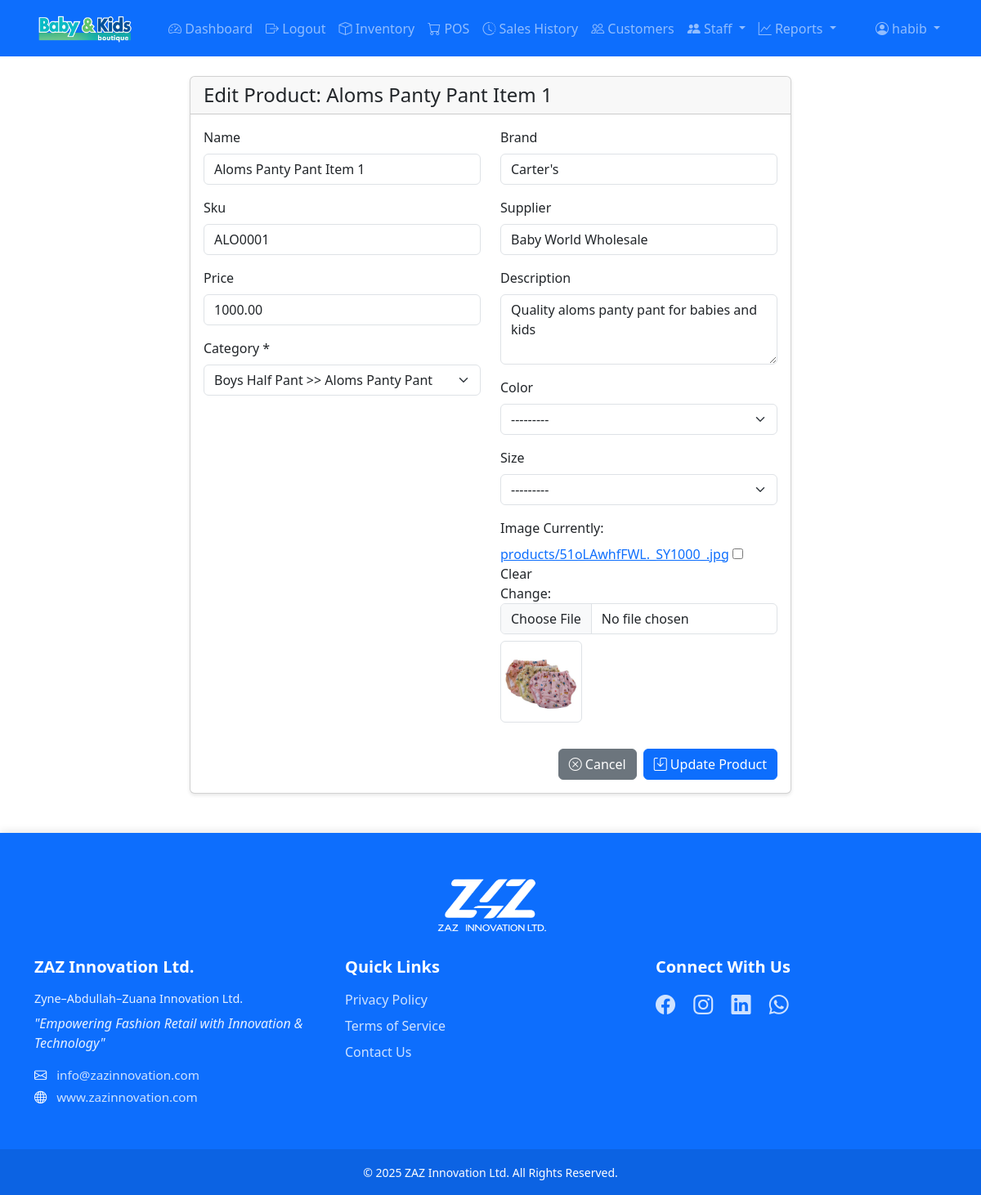
/inventory/product/12/edit/ (signed in), run on the app's committed database.
### inventory/models.py (models this page shows, shortened)
class Product(models.Model):
    name = models.CharField(max_length=200)
    description = models.TextField()
    color = models.ForeignKey(Color, on_delete=models.SET_NULL, null=True, blank=True)
    size = models.ForeignKey(Size, on_delete=models.SET_NULL, null=True, blank=True)
    price = models.DecimalField(max_digits=10, decimal_places=2, validators=[MinValueValidator(0)])
    category = models.ForeignKey(Category, on_delete=models.PROTECT)
    brand = models.ForeignKey(Brand, on_delete=models.PROTECT)
    supplier = models.ForeignKey(Supplier, on_delete=models.PROTECT)
    image = models.ImageField(upload_to='products/', null=True, blank=True)
    sku = models.CharField(max_length=50, unique=True)
    created_at = models.DateTimeField(auto_now_add=True)
    updated_at = models.DateTimeField(auto_now=True)
    is_active = models.BooleanField(default=True)

### inventory/views.py (the view, shortened to what this page needs)
# urls.py: path('product/<int:pk>/edit/', views.ProductUpdateView.as_view(), name='product-edit'),
class ProductUpdateView(LoginRequiredMixin, PermissionRequiredMixin, UpdateView):
    model = Product
    form_class = ProductForm
    template_name = 'inventory/product_form.html'
    permission_required = 'inventory.change_product'
    def get_context_data(self, **kwargs):
        context = super().get_context_data(**kwargs)
        categories = Category.objects.all().order_by('parent__id', 'name')
        context['categories'] = [
            {'id': cat.id, 'name': cat.name, 'hierarchy': cat.get_hierarchy()}
            for cat in categories
        ]
        return context

### inventory/forms.py (shortened to what this page needs)
class ProductForm(forms.ModelForm):
    class Meta:
        model = Product
        fields = ['name', 'description', 'price', 'category', 'brand',
                 'supplier', 'image', 'sku', 'color', 'size']
        widgets = {
            'description': forms.Textarea(attrs={'rows': 3}),
            'price': forms.NumberInput(attrs={'min': '0', 'step': '0.01'})
        }

### inventory/models.py (called while the page is built)
    def get_hierarchy(self):
        if self.parent:
            return f"{self.parent.get_hierarchy()} >> {self.name}"
        return self.name

    def __str__(self):
        return self.name

    def __str__(self):
        return self.name

    def __str__(self):
        return self.name

    def __str__(self):
        return self.name

### templates/inventory/product_form.html (shortened to what this page needs)
{% extends 'base.html' %}
{% load static %}
{% load widget_tweaks %}
{% block content %}
<div class="row justify-content-center">
    <div class="col-md-8">
        <div class="card">
            <div class="card-header">
                <h4 class="mb-0">
                    {% if form.instance.pk %}
                        Edit Product: {{ form.instance.name }}
                    {% else %}
                        Add New Product
                    {% endif %}
                </h4>
            </div>
            <div class="card-body">
                <form method="post" enctype="multipart/form-data" novalidate>
                    <div class="row">
                        <div class="col-md-6">
                            <div class="mb-3">
                                <label for="{{ form.name.id_for_label }}" class="form-label">{{ form.name.label }}</label>
                                {{ form.name|add_class:"form-control" }}
                            </div>
                            <div class="mb-3">
                                <label for="{{ form.sku.id_for_label }}" class="form-label">{{ form.sku.label }}</label>
                                {{ form.sku|add_class:"form-control" }}
                            </div>
                            <div class="mb-3">
                                <label for="{{ form.price.id_for_label }}" class="form-label">{{ form.price.label }}</label>
                                {{ form.price|add_class:"form-control" }}
                            </div>
                            <div class="mb-3">
                                <label class="form-label">Category *</label>
                                <select name="category" class="form-select" required>
                                    {% for category in categories %}
                                        <option value="{{ category.id }}" {% if form.instance.category.id == category.id %}selected{% endif %}>
                                            {{ category.hierarchy }}
                                        </option>
                                    {% endfor %}
                                </select>
                            </div>
                        </div>
                        <div class="col-md-6">
                            <div class="mb-3">
                                <label for="{{ form.brand.id_for_label }}" class="form-label">{{ form.brand.label }}</label>
                                {{ form.brand|add_class:"form-control" }}
                            </div>
                            <div class="mb-3">
                                <label for="{{ form.supplier.id_for_label }}" class="form-label">{{ form.supplier.label }}</label>
                                {{ form.supplier|add_class:"form-control" }}
                            </div>
                            <div class="mb-3">
                                <label for="{{ form.description.id_for_label }}" class="form-label">{{ form.description.label }}</label>
                                {{ form.description|add_class:"form-control" }}
                            </div>
                            <div class="mb-3">
                                <label for="{{ form.color.id_for_label }}" class="form-label">{{ form.color.label }}</label>
                                {{ form.color|add_class:"form-select" }}
                            </div>
                            <div class="mb-3">
                                <label for="{{ form.size.id_for_label }}" class="form-label">{{ form.size.label }}</label>
                                {{ form.size|add_class:"form-select" }}
                            </div>
                            <div class="mb-3">
                                <label for="{{ form.image.id_for_label }}" class="form-label">{{ form.image.label }}</label>
                                {{ form.image|add_class:"form-control" }}
                                {% if form.instance.image %}
                                <div class="mt-2">
                                    <img src="{{ form.instance.image.url }}" alt="{{ form.instance.name }}" class="img-thumbnail" style="max-height: 100px;">
                                </div>
                                {% endif %}
                            </div>
                        </div>
                    </div>
                    <div class="d-flex justify-content-end gap-2 mt-3">
                        <a href="{% url 'inventory:product-list' %}" class="btn btn-secondary">
                            <i class="bi bi-x-circle"></i> Cancel
                        </a>
                        <button type="submit" class="btn btn-primary">
                            <i class="bi bi-save"></i> {% if form.instance.pk %}Update{% else %}Save{% endif %} Product
                        </button>
                    </div>
                </form>
            </div>
        </div>
    </div>
</div>
{% endblock %}

### templates/base.html (shortened to what this page needs)
<!DOCTYPE html>
<html lang="en">
<head>
    <link href="https://cdn.jsdelivr.net/npm/bootstrap@5.3.0/dist/css/bootstrap.min.css" rel="stylesheet">
    <link href="https://cdn.jsdelivr.net/npm/bootstrap-icons@1.7.2/font/bootstrap-icons.css" rel="stylesheet">
    {% load static %}
    <link rel="stylesheet" href="{% static 'css/main.css' %}?v=1.1">
</head>
<body>
    <nav class="navbar navbar-expand-lg navbar-dark bg-primary">
        <div class="container">
            <a class="navbar-brand" href="{% url 'dashboard:dashboard' %}">
                <img src="{% static 'images/logo.png' %}" alt="Kids Store" height="40">
            </a>
            <div class="collapse navbar-collapse" id="navbarNav">
                {% if user.is_authenticated %}
                <ul class="navbar-nav me-auto">
                    <li class="nav-item">
                        <a class="nav-link" href="{% url 'dashboard:dashboard' %}">
                            <i class="bi bi-speedometer2"></i> Dashboard
                        </a>
                    </li>
                    <li class="nav-item">
                        <form method="post" action="{% url 'logout' %}" class="d-inline">
                            <button type="submit" class="nav-link border-0 bg-transparent">
                                <i class="bi bi-box-arrow-right"></i> Logout
                            </button>
                        </form>
                    </li>
                    <li class="nav-item">
                        <a class="nav-link" href="{% url 'inventory:product-list' %}">
                            <i class="bi bi-box"></i> Inventory
                        </a>
                    </li>
                    <li class="nav-item">
                        <a class="nav-link" href="{% url 'sales:pos' %}">
                            <i class="bi bi-cart"></i> POS
                        </a>
                    </li>
                    <li class="nav-item">
                        <a class="nav-link" href="{% url 'sales:sale-list' %}">
                            <i class="bi bi-clock-history"></i> Sales History
                        </a>
                    </li>
                    <li class="nav-item">
                        <a class="nav-link" href="{% url 'accounts:customer-list' %}">
                            <i class="bi bi-people"></i> Customers
                        </a>
                    </li>
                    {% if user.is_staff %}
                    <li class="nav-item dropdown">
                        <a class="nav-link dropdown-toggle" href="#" role="button" data-bs-toggle="dropdown">
                            <i class="bi bi-people-fill"></i> Staff
                        </a>
                    </li>
                    {% endif %}
                    {% if user.is_staff %}
                    <li class="nav-item dropdown">
                        <a class="nav-link dropdown-toggle" href="#" role="button" data-bs-toggle="dropdown">
                            <i class="bi bi-graph-up"></i> Reports
                        </a>
                    </li>
                    {% endif %}
                </ul>
                <ul class="navbar-nav">
                    <li class="nav-item dropdown">
                        <a class="nav-link dropdown-toggle" href="#" role="button" data-bs-toggle="dropdown">
                            <i class="bi bi-person-circle"></i> {{ user.username }}
                        </a>
                    </li>
                </ul>
                {% endif %}
            </div>
        </div>
    </nav>
    <div class="container mt-4">
        {% block content %}{% endblock %}
    </div>
    <footer class="footer bg-primary text-white mt-5">
        <div class="container py-5">
            <div class="footer-logo text-center mb-4">
                <img src="{% static 'images/logo-zaz.png' %}" alt="ZAZ Innovation Ltd." class="footer-brand-logo">
            </div>
            <div class="row">
                <div class="col-lg-4 mb-4 mb-lg-0">
                    <h5 class="mb-3">ZAZ Innovation Ltd.</h5>
                    <p class="company-full-name mb-2">Zyne–Abdullah–Zuana Innovation Ltd.</p>
                    <p class="tagline mb-3">"Empowering Fashion Retail with Innovation & Technology"</p>
                    <div class="contact-info">
                        <p class="mb-1"><i class="bi bi-envelope"></i> <a href="mailto:info@zazinnovation.com">info@zazinnovation.com</a></p>
                        <p class="mb-1"><i class="bi bi-globe"></i> <a href="https://www.zazinnovation.com" target="_blank">www.zazinnovation.com</a></p>
                    </div>
                </div>
                <div class="col-lg-4 mb-4 mb-lg-0">
                    <h5 class="mb-3">Quick Links</h5>
                    <ul class="list-unstyled">
                        <li class="mb-2"><a href="#">Privacy Policy</a></li>
                        <li class="mb-2"><a href="#">Terms of Service</a></li>
                        <li class="mb-2"><a href="#">Contact Us</a></li>
                    </ul>
                </div>
                <div class="col-lg-4">
                    <h5 class="mb-3">Connect With Us</h5>
                    <div class="social-icons">
                        <a href="#" class="me-3" title="Facebook"><i class="bi bi-facebook"></i></a>
                        <a href="#" class="me-3" title="Instagram"><i class="bi bi-instagram"></i></a>
                        <a href="#" class="me-3" title="LinkedIn"><i class="bi bi-linkedin"></i></a>
                        <a href="#" class="me-3" title="WhatsApp"><i class="bi bi-whatsapp"></i></a>
                    </div>
                </div>
            </div>
        </div>
        <div class="copyright-bar py-3">
            <div class="container text-center">
                <small>© 2025 ZAZ Innovation Ltd. All Rights Reserved.</small>
            </div>
        </div>
    </footer>
</body>
</html>

### static/css/main.css (style rules this page uses)
.card { transition: transform 0.2s; box-shadow: 0 2px 4px rgba(0,0,0,0.1); }
.navbar .nav-link { padding: 0.5rem 1rem; transition: color 0.2s; }
.footer { margin-top: auto; box-shadow: 0 -2px 10px rgba(0,0,0,0.1); }
.footer-logo { margin-bottom: 2rem; }
.footer-brand-logo { height: 80px; width: auto; filter: brightness(0) invert(1); transition: transform 0.3s ease; }
.footer h5 { font-weight: 600; margin-bottom: 1.5rem; }
.footer a { color: rgba(255,255,255,0.8); text-decoration: none; transition: color 0.2s ease; }
.footer .company-full-name { font-size: 0.9rem; color: rgba(255,255,255,0.9); }
.footer .tagline { font-style: italic; color: rgba(255,255,255,0.9); }
.footer .contact-info { font-size: 0.95rem; }
.footer .contact-info i { margin-right: 0.5rem; }
.footer .social-icons { font-size: 1.5rem; }
.footer .social-icons a { transition: transform 0.2s ease; display: inline-block; }
.footer .copyright-bar { background-color: rgba(0,0,0,0.1); }
body { min-height: 100vh; display: flex; flex-direction: column; }
.navbar-brand { padding: 0.25rem 0; margin-right: 2rem; }
.navbar-brand { padding: 0.25rem 0; }
.navbar-brand img { height: 45px; width: auto; object-fit: contain; display: block; }

### data on the page
Product: instance.name "Aloms Panty Pant Item 1", name "Aloms Panty Pant Item 1", sku "ALO0001", price "1000.00", category "Boys Half Pant >> Aloms Panty Pant", brand "Carter's", supplier "Baby World Wholesale", description "Quality aloms panty pant for babies and kids", color "---------", size "---------", instance.image (picture)

### other printed values
{{ user.username }} "habib"
